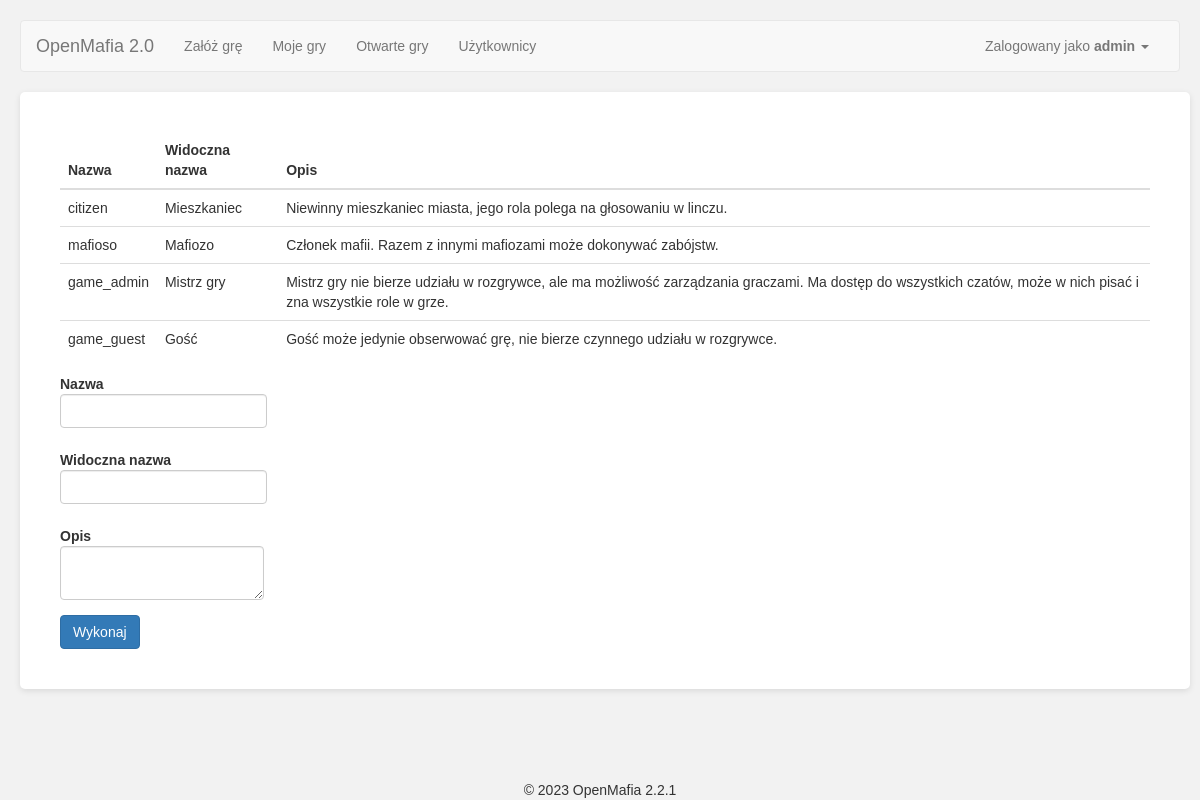
/admin/add_role (signed in), run on the app's committed database.
### app/Engine/DB/models.py (models this page shows, shortened)
class User(db.Model):
    __tablename__ = 'User'
    id = db.Column(db.Integer, primary_key=True)
    user = db.Column(db.String(64), unique=True)
    password = db.Column(db.String(500))
    name = db.Column(db.String(500))
    email = db.Column(db.String(120), unique=True)
    is_active = db.Column(db.Boolean)
    def is_active(self):
        return True

class Role(db.Model):
    __tablename__ = 'Role'
    id = db.Column(db.Integer, primary_key=True)
    name = db.Column(db.String(100))
    visible_name = db.Column(db.String(500))
    description = db.Column(db.String(500))

### app/AdminPanel/views.py (the view)
@AdminModule.route('add_role', methods=['GET', 'POST'])
@login_required
@administrator_privileges_required
def add_role():
    role_form = RoleForm()
    roles_api = RolesApi()
    if role_form.validate_on_submit():
        role_name = role_form.name.data
        visible_name = role_form.visible_name.data
        description = role_form.description.data
        roles_api.add_role(role_name, visible_name, description)
        flash('Dodano rolę '+role_name, 'alert-success')
    roles = roles_api.list_roles()
    return render_template('AdminModule_addrole.html', role_form=role_form, roles=roles)

### app/AdminPanel/forms.py
class RoleForm(FlaskForm):
    name = StringField(u'Nazwa', validators=[DataRequired()])
    visible_name = StringField(u'Widoczna nazwa', validators=[DataRequired()])
    description = StringField(u'Opis', validators=[DataRequired()], widget=TextArea())

### app/Engine/DB/db_api.py (called while the page is built)
    def list_roles(self):
        return Role.query.all()

### app/views.py (called while the page is built)
@app.before_request
def before_request():
    g.user = current_user

@lm.user_loader
def load_user(id):
    return User.query.get(int(id))

### app/AdminPanel/templates/AdminModule_addrole.html (shortened to what this page needs)
{% extends "base.html" %}
{% import "bootstrap/wtf.html" as wtf %}
{% block styles %}
{{ super() }}
<link rel="stylesheet" type="text/css" href="{{ url_for('SetupGameModule.static', filename='css/datatables.css') }}">
<link rel="stylesheet" type="text/css" href="{{ url_for('SetupGameModule.static', filename='css/styles.css') }}">
{% endblock %}
{%block main_content%}
<table class="table">
  <thead>
    <tr>
      <th scope="col">Nazwa</th>
      <th scope="col">Widoczna nazwa</th>
      <th scope="col">Opis</th>
    </tr>
  </thead>
  <tbody>
  {% for role in roles %}
  <tr>
    <td>{{ role.name }}</td>
    <td>{{ role.visible_name }}</td>
    <td>{{ role.description }}</td>
  </tr>
  {% endfor %}
  </tbody>
</table>
<form method="post" class="form form-horizontal" name="addrole">
                {{ wtf.form_field(role_form.name) }}
                {{ wtf.form_field(role_form.visible_name) }}
                {{ wtf.form_field(role_form.description) }}
                <div class="form-actions">
                    <button name="action" type="submit" class="btn btn-primary">Wykonaj</button>
                </div>
            </form>
{%endblock%}

### app/templates/base.html (shortened to what this page needs)
{% extends "bootstrap/base.html" %}
{% block styles %}
{{ super() }}
<link rel="stylesheet" type="text/css" href="{{ url_for('static', filename='css/base_styles.css') }}">
<link rel="stylesheet" type="text/css" href="{{ url_for('static', filename='css/bootstrap_table.css') }}">
{% endblock %}
{% block navbar %}
<nav class="navbar navbar-default" id="nav">
	<div class="container-fluid">
	  <div class="navbar-header">
		<a class="navbar-brand" href="/">OpenMafia 2.0</a>
	  </div>
	  <div class="collapse navbar-collapse" id="bs-example-navbar-collapse-1">
		<ul class="nav navbar-nav">
			<li {{ 'class=active' if request.endpoint == 'SetupGameModule.setup_game' }} ><a href="{{ url_for('SetupGameModule.setup_game')}}">Załóż grę</a></li>
			<li><a href="{{ url_for('SetupGameModule.game_list')}}/my_games">Moje gry</a></li>
			<li><a href="{{ url_for('SetupGameModule.game_list')}}/open_games">Otwarte gry</a></li>
			<li><a href="{{ url_for('User.user_main')}}">Użytkownicy</a></li>
		</ul>
		<ul class="nav navbar-nav navbar-right">
		  <li><a href="#"></a></li>
		  <li class="dropdown">
			<a href="#" class="dropdown-toggle" data-toggle="dropdown" role="button" aria-haspopup="true" aria-expanded="false">
				{% if current_user.is_authenticated %}
				Zalogowany jako <b>{{ current_user.user }}</b>
				{% else %}
					Gość
				{% endif %}
				<span class="caret"></span>
			</a>
		  </li>
		</ul>
	  </div>
	</div>
  </nav>
{% endblock %}
{%block content %}
<div class="container">
	{%block main_content%}{%endblock%}
</div>
{% block footer %}
<div class="footer">&copy; 2023 OpenMafia 2.2.1</div>
{%- endblock footer %}
{%endblock%}

### app/static/css/base_styles.css (style rules this page uses)
.footer { position: fixed; left: 0; bottom: 0; width: 100%; text-align: center; text-size: small; }
body { font-family: Arial, sans-serif; background-color: #f2f2f2; margin: 0; padding: 20px; }
.container { margin: 0 auto; background-color: #ffffff; border-radius: 5px; padding: 40px; box-shadow: 0 2px 6px rgba(0, 0, 0, 0.1); }

### app/SetupGameModule/static/css/styles.css (style rules this page uses)
.form-control { width: auto; }
.form-horizontal .form-group { margin-right: 0px; margin-left: 0px; }

### data on the page
User: user "admin"
Role: name "citizen", visible_name "Mieszkaniec", description "Niewinny mieszkaniec miasta, jego rola polega na głosowaniu w linczu."
Role: name "mafioso", visible_name "Mafiozo", description "Członek mafii. Razem z innymi mafiozami może dokonywać zabójstw."
Role: name "game_admin", visible_name "Mistrz gry", description "Mistrz gry nie bierze udziału w rozgrywce, ale ma możliwość zarządzania graczami. Ma dostęp do wszystkich czatów, może w nich pisać i zna wszystkie role w grze."
Role: name "game_guest", visible_name "Gość", description "Gość może jedynie obserwować grę, nie bierze czynnego udziału w rozgrywce."
